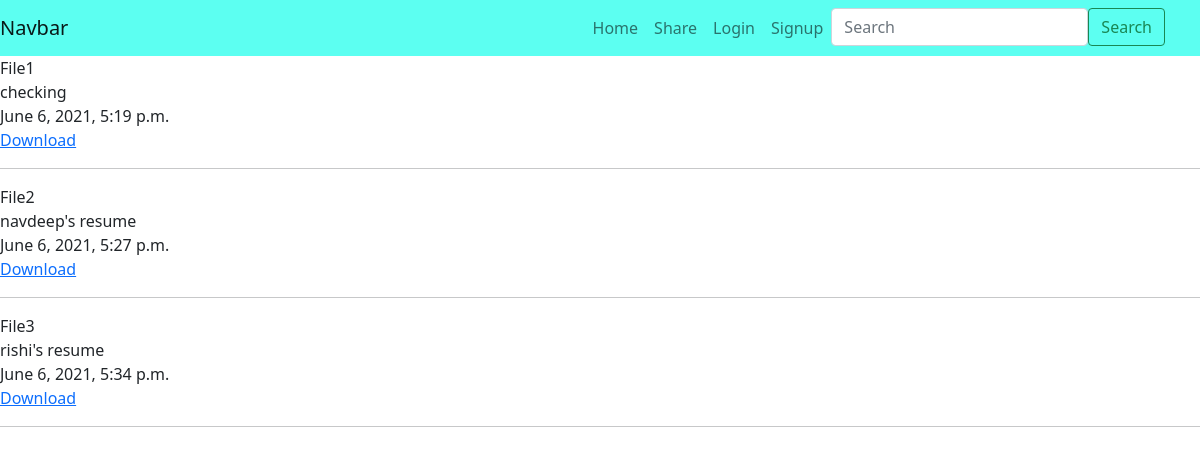
/list, run on an earlier commit of the app's database.
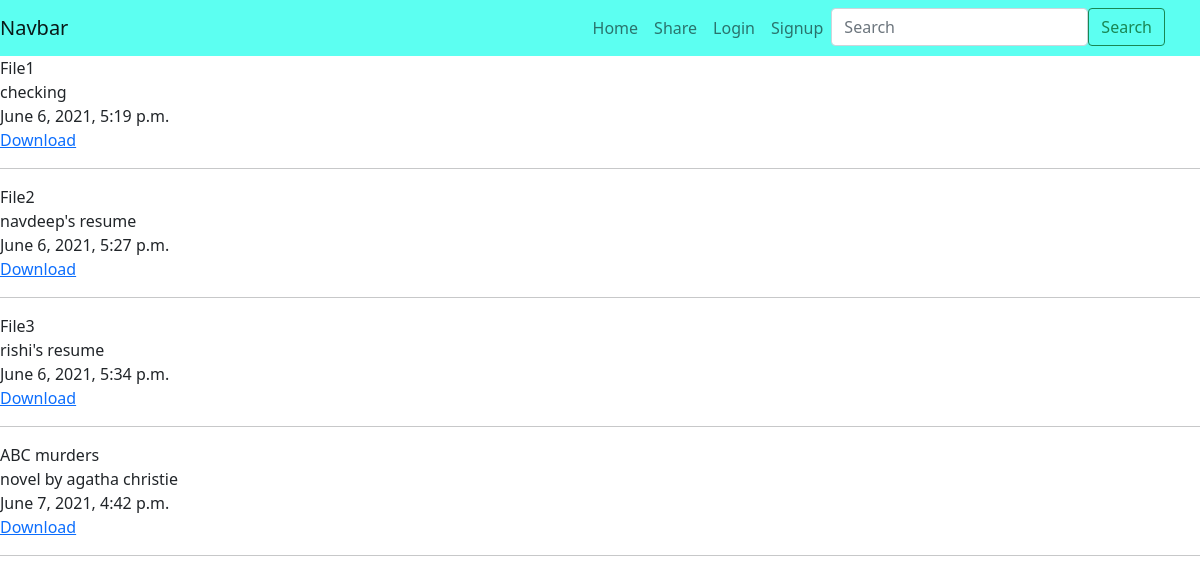
And on a later commit of the database.
### rocketshare/models.py (models this page shows, shortened)
class SharedFile(models.Model):
    owner = models.ForeignKey(User, on_delete=models.CASCADE, blank=True, null=True)
    name = models.CharField(max_length=50)
    timestamp = models.DateTimeField(auto_now_add=True)
    actual_file = models.FileField()
    description = models.TextField(blank=True)

### rocketshare/views.py (the view)
# urls.py: path('list',views.listfiles,name = "list")
def listfiles(request):
    if request.GET.get('search') and request.GET['search'] != '':
        files = SharedFile.objects.filter(name__icontains = request.GET['search'])
    else:
        files = SharedFile.objects.all()
    return render(request, 'rocketshare/list.html', {'files': files})

### templates/rocketshare/list.html (shortened to what this page needs)
{% extends 'base.html' %}
{% block search %}
<form class="form-inline my-2 my-lg-0 custom_form" method="get" action = "list">
    <input class="form-control mr-sm-2" type="search" placeholder="Search" aria-label="Search" name = "search">
    <input type="submit" class = "btn btn-outline-success my-2 my-sm-0 " value = "Search">
</form>
{% endblock %}
{% block content %}
    {% for file in files %}
    {{file.name}}
    <br>
    {{file.description}}
    <br>
    {{file.timestamp}}
    <br>
    <a href="{{ MEDIA_URL }}{{file.actual_file.url}}" download = {{file.name}}>Download</a>
    <hr>
    {% endfor %}
{% endblock %}

What changed in the data, as far as the page shows it:
added SharedFile: name "ABC murders", description "novel by agatha christie", timestamp "June 7, 2021, 4:42 p.m."
